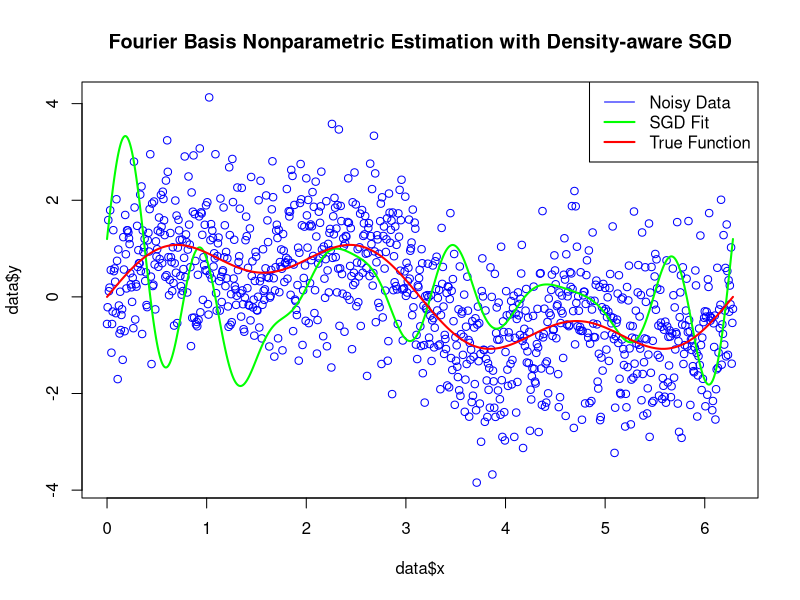

Recreate this plot in R. (Note: this script raises an error after producing the figure.)
#This code shows the SGD optimization applied in FDA(nonparametic regression)
#I simulate a 1000 elements sample and the original function as y = sin(x) + 0.5 * sin(3 * x) + sigma
#Then with Fourier basis functions, I choose stochastic data from the sample and calculate the gradient
#And make the parameter descent with the gradient


# set seed
set.seed(123)

# sample number
n = 1000  
x = seq(0, 2 * pi, length.out = n) 

# simulate a function
f = function(x) {sin(x) + 0.5 * sin(3 * x)} 

y_true = f(x)
sigma = 1  # noise 
y = y_true + rnorm(n, mean = 0, sd = sigma)

# store the simulate data
data = data.frame(x = x, y = y)

#function for basis
fourier_basis = function(x, K) {
  Phi_list = lapply(1:K, function(k) cbind(sin(k * x), cos(k * x)))
  Phi = do.call(cbind, Phi_list)
  return(Phi)
}

#calculate the basis matrix
K = 10
Phi = fourier_basis(data$x, K)


#second derivative of basis function
fourier_basis_2nd_derivative = function(x, K) {
  Phi_2nd_list = lapply(1:K, function(k) cbind(-k^2 * sin(k * x), -k^2 * cos(k * x)))
  Phi_2nd = do.call(cbind, Phi_2nd_list)
  return(Phi_2nd)
}
Phi_2nd = fourier_basis_2nd_derivative(data$x, K)


# regularization
R = diag(2 * K)  # 简单的单位矩阵，可以根据需要修改


# define loss function
loss_function = function(beta, phi, y, lambda, R, K) {
  n = nrow(phi)
  mse = 0
  for(i in 1 : n){
    
      mse = mse + (y[i] - phi[i,] * beta)^2
    
  }
  mse = mse / n
  regularization = lambda * t(beta) %*% R %*% beta
  return(mse + regularization)
}


# gradient of loss function
gradient = function(beta, phi, y, lambda, R, K) {
  n = nrow(phi)
  mse_grad = 0
  
  for(i in 1 : n){
      mse_grad = mse_grad + (-2 * (y[i] - phi[i, ] * beta))
  }
  mse_grad = mse_grad/n
  regularization_grad = 0
  for(i in 1 : 2 * K){
    for(j in 1 :2 * K){
      regularization_grad = regularization_grad + 2 * beta[i] * R[i,j]
    }
  }
  return(mse_grad + regularization_grad)
}

# SGD parametor
learning_rate = 0.01
epochs = 1000
lambda = 0.1  
n_samples = 100  # sample number to choose

# initialize beta
beta = runif(2 * K, -0.5, 0.5)

# SGD algorithm
for (epoch in 1:epochs) {
  
  # stochastic sample
  i = sample(1:n, 10)
  phi = Phi[i, , drop = FALSE]
  yi = y[i]
  
  # gradient
  grad <- gradient(beta, phi, yi, lambda, R, K)
  
  # update beta
  I <- matrix(1, nrow = 20, ncol = 1)
  beta <- beta - learning_rate * grad * I
}

# prediction with optimization parameter
y_pred <- Phi %*% beta

# plot the outcome
plot(data$x, data$y, col = 'blue', main = 'Fourier Basis Nonparametric Estimation with Density-aware SGD')
lines(data$x, y_pred, col = 'green', lwd = 2)
lines(data$x, y_true, col = 'red', lwd = 2)
legend('topright', legend = c('Noisy Data', 'SGD Fit', 'True Function'), col = c('blue', 'green', 'red'), lwd = c(1, 2, 2))




### Above I use SGD to optimazation the nonparameter regression with each experiment I choose 50 stochastic data from the sample
### Now I want to compare the loss when the number of data I choose was different from 10, 50, 100, 500
### In the end, I depict a figure to vitually reflect the loss in different number of stochastic sample                         

                        
# SGD parameter
learning_rate <- 0.01
epochs <- 1000
lambda <- 0.1  
sample_sizes <- c(10, 50, 100, 200, 300, 400, 500)  # different tries of number of sample

# errors or loss
errors <- numeric(length(sample_sizes))

# run the experiment
for (j in seq_along(sample_sizes)) {
  n_samples <- sample_sizes[j]
  beta <- runif(2 * K, -0.5, 0.5)
  
  # SGD
  for (epoch in 1:epochs) {
  
    i = sample(1:n, n_samples)
    phi = Phi[i, , drop = FALSE]
    yi = y[i]
    
    # gradient
    grad = gradient(beta, phi, yi, lambda, R, K)
    
    # update beta
    I = matrix(1, nrow = 20, ncol = 1)
    beta = beta - learning_rate * grad * I
  }
  
  # calculate the loss
  y_pred = Phi %*% beta
  mse = mean((y - y_pred)^2)
  errors[j] = loss_function(beta, Phi, y, lambda, R, K)
}

# plot the out come
plot(sample_sizes, errors, type = 'b', col = 'blue', pch = 19, xlab = 'Sample Size', ylab = 'Loss', main = 'Loss vs Sample Size')
